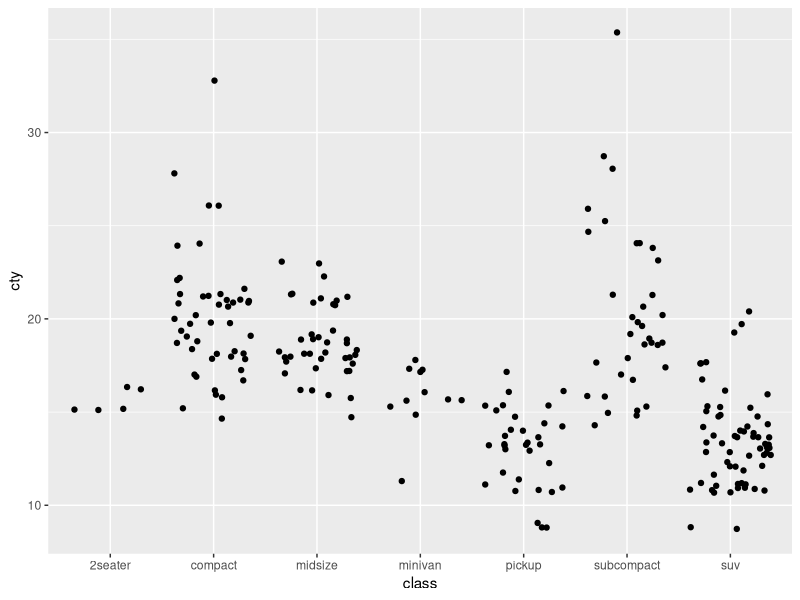

Write R code to recreate this figure.
## ---- chunk 1
knitr::opts_chunk$set(echo = TRUE)
library(tidyverse)
## ---- chunk 2
ggplot(data = mpg, aes(x = class, y = cty)) +
	geom_jitter()
